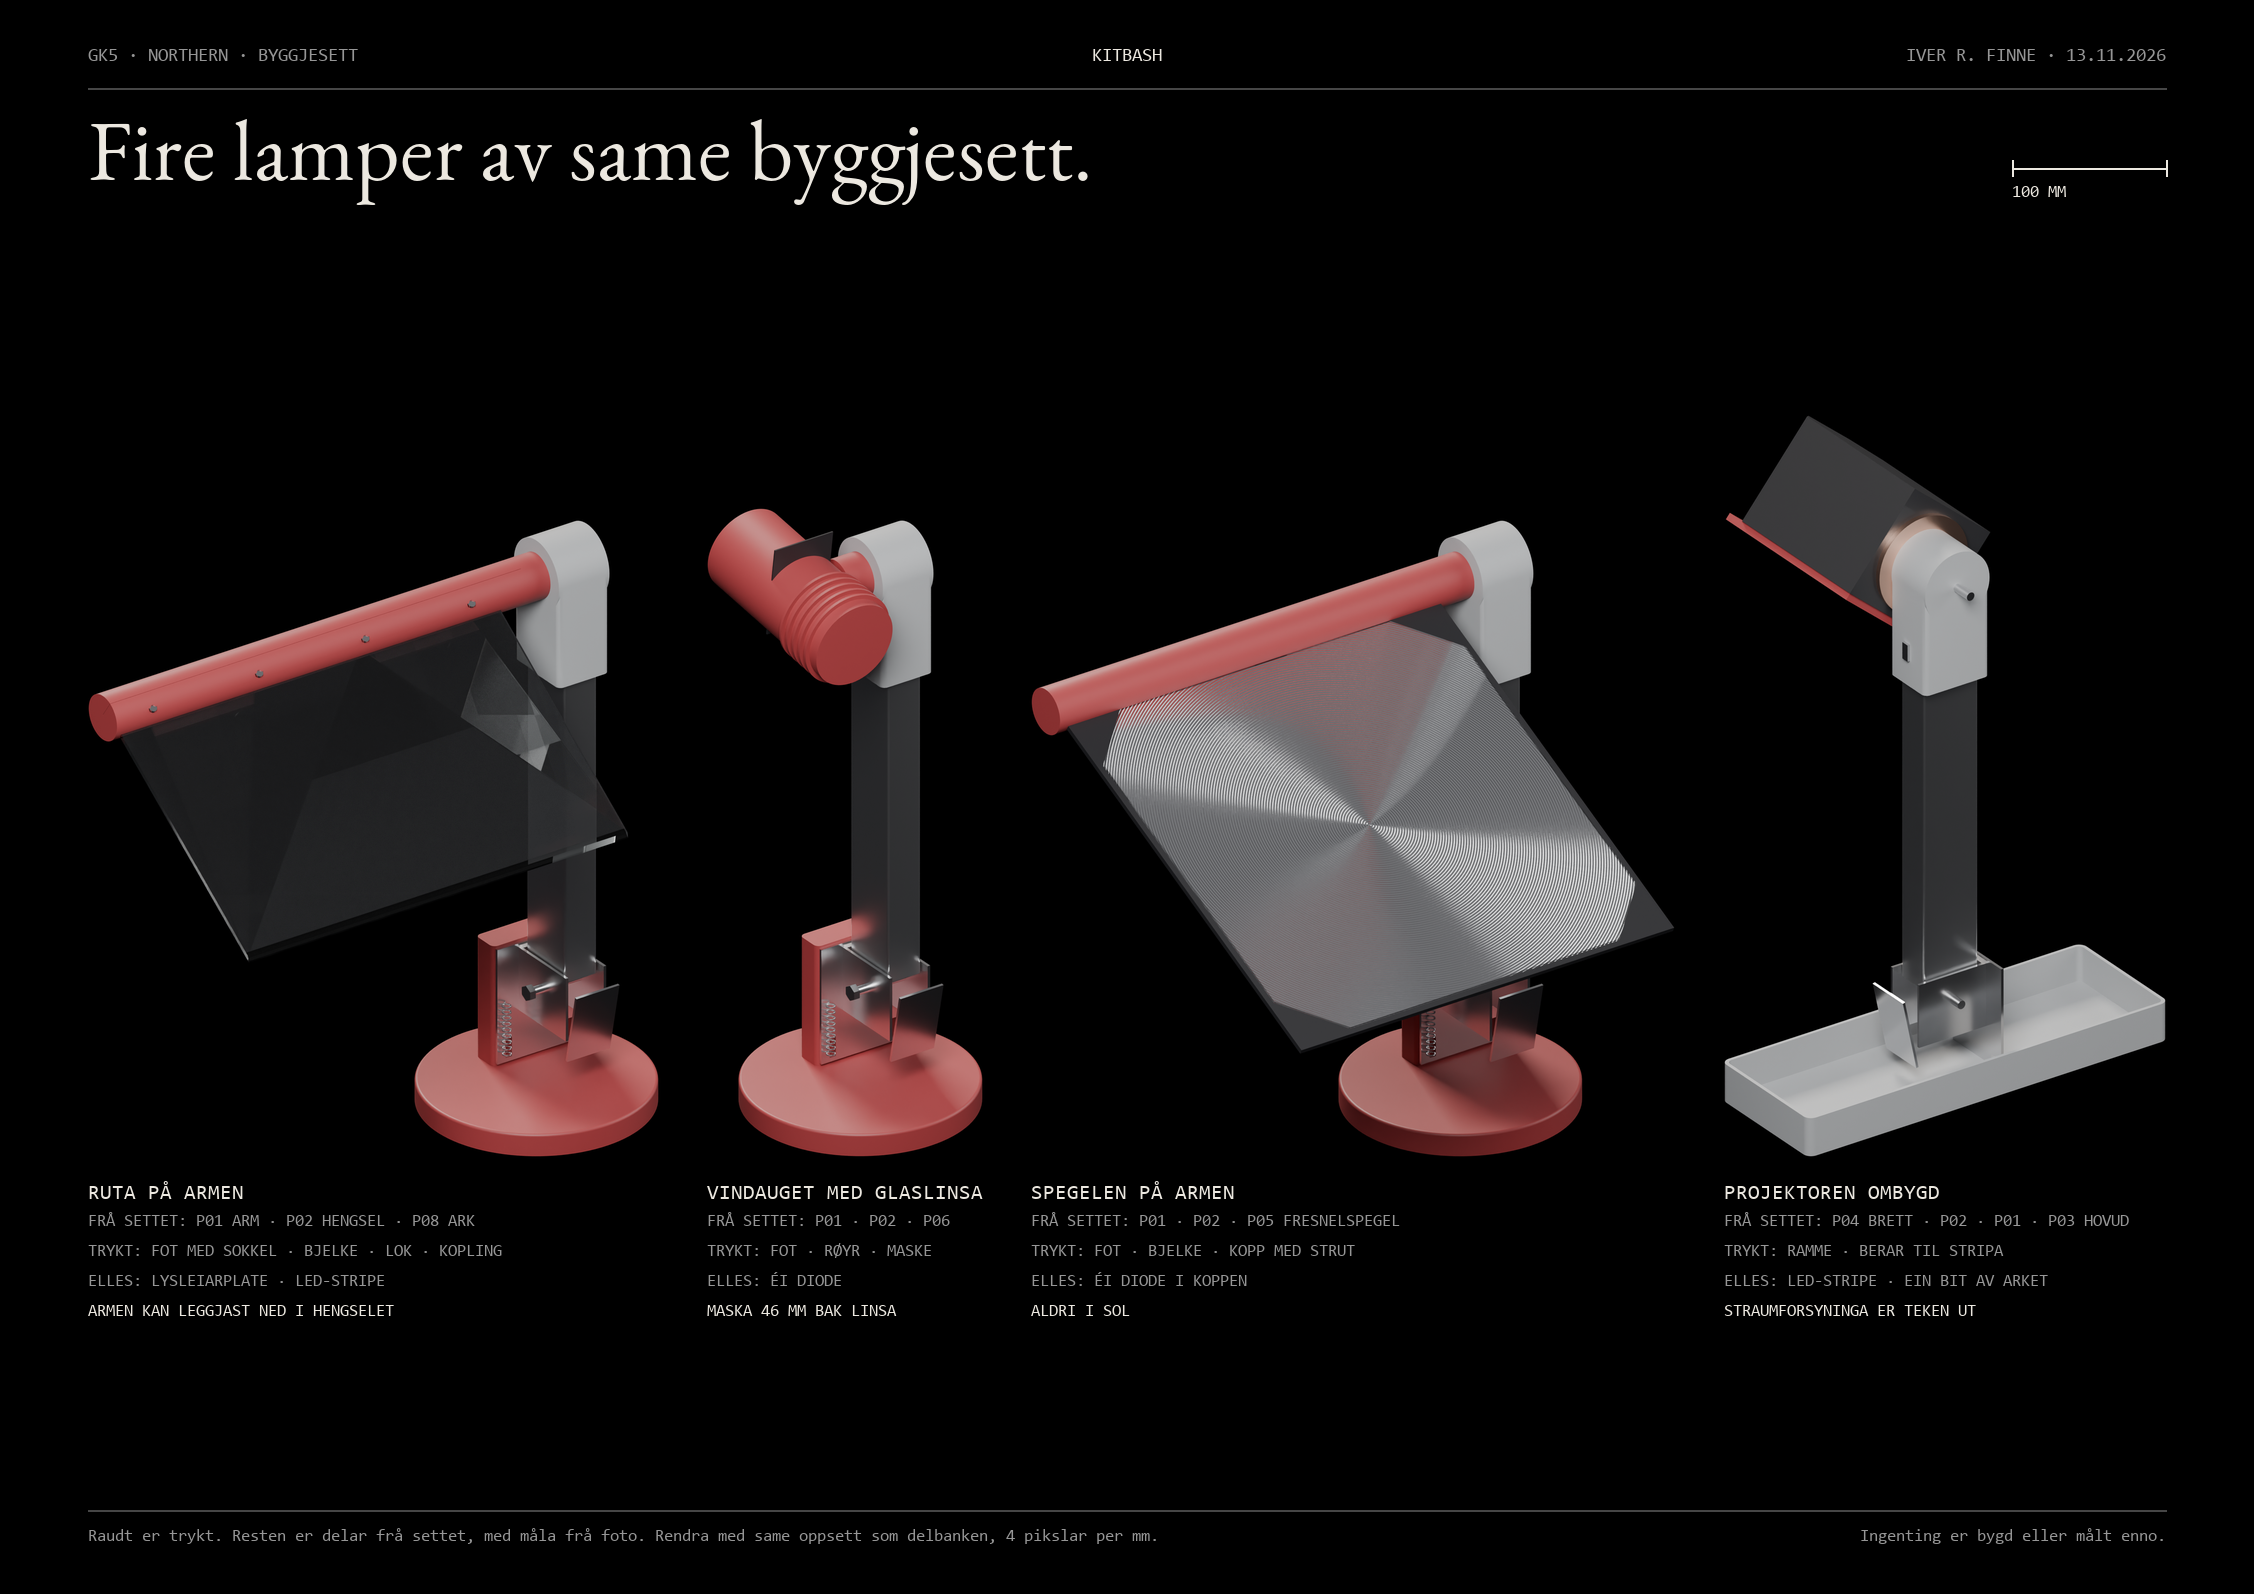

Reproduce this figure in Python.
# -*- coding: utf-8 -*-
"""
kitbash.py  ·  lamper sette saman av delane i byggjesettet (modell/byggjesett/) og trykte overgangsdelar

Delane frå settet blir lesne, ikkje endra: STL-filene og måla ligg i modell/byggjesett/. Dei trykte delane blir teikna
her (CadQuery) og skrivne til stl/. Kvar lampe blir ei scene i same format som settet sine, og blir rendra med settet sitt
eige Blender-oppsett (render_kitbash.py), ortografisk, med 4 pikslar per mm, så alt står i same målestokk som delbanken.

  python kitbash.py          skriv stl/ og scener.json
  python kitbash.py ark      set rendrane saman til kitbash.png

Origo er midt i foten på bordflata. x mot høgre, y bort frå brukaren, z opp. Måla på delane frå settet er anslag frå foto.
"""
import os, sys, math, json
import numpy as np

HER = os.path.dirname(os.path.abspath(__file__))
SETT = os.path.abspath(os.path.join(HER, '..', '..', '..', 'modell', 'byggjesett'))
sys.path.insert(0, SETT)
sys.path.insert(0, os.path.join(HER, '..', 'cad'))
STL = os.path.join(HER, 'stl')

def Rx(g): c, s = math.cos(math.radians(g)), math.sin(math.radians(g)); return np.array([[1, 0, 0, 0], [0, c, -s, 0], [0, s, c, 0], [0, 0, 0, 1.0]])
def Ry(g): c, s = math.cos(math.radians(g)), math.sin(math.radians(g)); return np.array([[c, 0, s, 0], [0, 1, 0, 0], [-s, 0, c, 0], [0, 0, 0, 1.0]])
def Rz(g): c, s = math.cos(math.radians(g)), math.sin(math.radians(g)); return np.array([[c, -s, 0, 0], [s, c, 0, 0], [0, 0, 1, 0], [0, 0, 0, 1.0]])
def T(x, y, z): m = np.eye(4); m[:3, 3] = (x, y, z); return m
def pkt(M, p): return (M @ np.array([p[0], p[1], p[2], 1.0]))[:3]

# ------------------------------------------------------------------ stativet: trykt fot, hengselet P02 og armen P01
FOT_D, FOT_H = 158.0, 16.0
AKSE = np.array([20.0, 0.0, FOT_H + 2.0 + 62.0])            # hengselaksen: festeplata rekk 62 mm ned frå aksen
M_ARM = T(*AKSE) @ Rz(-90) @ Ry(-90)                         # armen opp, tappen mot venstre (-x)
M_HENGSEL = T(*AKSE) @ Rz(90) @ Ry(-90)                      # hengselet snudd, så festeplata står bak armen
TAPP_INN = pkt(M_ARM, (304.5, -20.0, 0.0))                   # der tappen går ut av kappa
TAPP_UT = pkt(M_ARM, (304.5, -35.0, 0.0))
LEDD_H = TAPP_INN[2]                                         # høgda på dreieaksen i toppen av armen

def _stl_av(pid, under):
    for f in os.listdir(os.path.join(SETT, 'stl')):
        if f.startswith(pid + '_') and f.endswith('_' + under + '.stl'):
            return os.path.join(SETT, 'stl', f)
    raise KeyError((pid, under))

def fraa_settet(pid, M, berre=None, utan=(), del_=None):
    import delar as D
    ut = []
    for under, mesh, mat in D.del_(pid)[0]:
        if (berre and under not in berre) or under in utan: continue
        ut.append(dict(fil=_stl_av(pid, under), mat=mat, M=np.asarray(M).tolist(), del_=del_ or pid, under=under, _mesh=(mesh, np.asarray(M))))
    return ut

_TRYKT = {}
def trykt(namn, form, mat='trykt'):
    """Ein del teikna her, alt på plass. Blir skriven til stl/ éin gong."""
    import cadquery as cq
    from cadquery import exporters
    import trimesh
    os.makedirs(STL, exist_ok=True)
    fil = os.path.join(STL, namn + '.stl')
    if namn not in _TRYKT:
        exporters.export(form, fil, tolerance=0.03, angularTolerance=0.12); _TRYKT[namn] = trimesh.load(fil)
    return dict(fil=fil, mat=mat, M=np.eye(4).tolist(), del_='ny', under=namn, _mesh=(_TRYKT[namn], np.eye(4)))

def stativ():
    import cadquery as cq
    fot = cq.Workplane('XY').circle(FOT_D / 2).extrude(FOT_H).faces('>Z').edges().fillet(2.0)
    # sokkel bak hengselet: festeplata blir skrudd mot framsida av han
    sokkel = cq.Workplane('XY').box(70, 20, AKSE[2] + 24 - FOT_H, centered=(True, False, False)).translate((AKSE[0], AKSE[1] + 27.5, FOT_H))
    sokkel = sokkel.edges('|Z').fillet(4.0)
    return [trykt('stativ_fot', fot.union(sokkel))] + fraa_settet('P02', M_HENGSEL) + fraa_settet('P01', M_ARM)

# ------------------------------------------------------------------ K1: ruta på armen

def k1():
    import cadquery as cq
    import lampe as L
    D = {d[0]: d for d in L.delar(35.0)}
    dx = TAPP_UT[0] - 3.0 - L.X_BJ1; dy = TAPP_INN[1] - L.YB; dz = LEDD_H - L.AKSE_H
    fl = lambda f: f.translate((dx, dy, dz))
    kopling = cq.Workplane('YZ', origin=(TAPP_UT[0] - 3.0, 0, 0)).center(TAPP_INN[1], LEDD_H).circle(16).extrude(TAPP_INN[0] - TAPP_UT[0] + 3.0)
    ut = stativ()
    ut += [trykt('k1_bjelke', fl(D['07'][2])), trykt('k1_lok', fl(D['08'][2])), trykt('k1_kopling', kopling),
           trykt('k1_lysleiar', fl(D['09'][2]), 'glas'), trykt('k1_ark', fl(D['10'][2]), 'film'),
           trykt('k1_skruar', fl(D['E'][2]), 'stål')]
    return ut

# ------------------------------------------------------------------ K2: vindauget med glaslinsa

def k2():
    import cadquery as cq
    opp = 8.0                                   # røyret peikar mot veggen, 8° opp
    d = np.array([0.0, math.cos(math.radians(opp)), math.sin(math.radians(opp))])
    c = np.array([TAPP_UT[0] - 34.0, TAPP_INN[1], LEDD_H])              # midt i røyret, til venstre for kappa
    L_ROYR, D_Y, D_I = 120.0, 60.0, 50.0
    # røyret blir teikna langs z og lagt på plass: z -> d
    M = T(*c) @ Rx(-(90.0 - opp))
    def plass(f): return f.rotate((0, 0, 0), (1, 0, 0), -(90.0 - opp)).translate(tuple(c))
    royr = cq.Workplane('XY').circle(D_Y / 2).circle(D_I / 2).extrude(L_ROYR).translate((0, 0, -L_ROYR / 2))
    leppe = cq.Workplane('XY').circle(D_Y / 2).circle(19.0).extrude(3.0).translate((0, 0, L_ROYR / 2 - 3.0))        # held linsa
    bak = cq.Workplane('XY').circle(D_Y / 2).extrude(4.0).translate((0, 0, -L_ROYR / 2 - 4.0))
    ribber = None
    for i in range(5):
        r = cq.Workplane('XY').circle(D_Y / 2 + 3).circle(D_Y / 2 - 0.1).extrude(2.0).translate((0, 0, -L_ROYR / 2 + 4 + i * 7.0))
        ribber = r if ribber is None else ribber.union(r)
    spor = cq.Workplane('XY').box(54, 2.0, 40, centered=(True, True, False)).translate((0, 0, L_ROYR / 2 - 14 - 46 - 1)).rotate((0, 0, 0), (1, 0, 0), 0)
    hus = royr.union(leppe).union(bak).union(ribber)
    feste = cq.Workplane('YZ', origin=(TAPP_UT[0] - 4.0, 0, 0)).center(TAPP_INN[1], LEDD_H).circle(16).extrude(TAPP_INN[0] - TAPP_UT[0] + 4.0)
    # maska: ei tynn plate i eit spor 46 mm bak linsa, med ein flik ein kan ta i
    maske = cq.Workplane('XY').box(46, 66, 1.0, centered=(True, False, True)).translate((0, -43, L_ROYR / 2 - 14 - 46))
    ut = stativ() + [trykt('k2_hus', plass(hus)), trykt('k2_feste', feste), trykt('k2_maske', plass(maske), 'plast_svart')]
    # glaslinsa P06: flat side mot maska, kvelven ut mot veggen
    ut += fraa_settet('P06', M @ T(0, 0, L_ROYR / 2 - 14.0 - 3.0))
    return ut

# ------------------------------------------------------------------ K3: fresnelspegelen på armen

def k3():
    import cadquery as cq
    hell = 25.0
    t = math.radians(hell)
    s = np.array([0.0, -math.cos(t), -math.sin(t)]); n = np.array([0.0, -math.sin(t), math.cos(t)])     # ut i plata, og oversida
    xh = TAPP_UT[0] - 3.0                                   # høgre ende av bjelken
    Lb = 310.0
    akse = np.array([xh - Lb / 2, TAPP_INN[1], LEDD_H])
    bjelke = cq.Workplane('YZ', origin=(xh - Lb, 0, 0)).center(TAPP_INN[1], LEDD_H).circle(16).extrude(Lb)
    kopling = cq.Workplane('YZ', origin=(xh, 0, 0)).center(TAPP_INN[1], LEDD_H).circle(16).extrude(TAPP_INN[0] - xh)
    # plata: P05 ligg i xy med rillene opp. Her skal spegelsida ned mot bordet, og plata skal gå ut frå bjelken langs s
    senter = akse + s * (147.5 + 12.0)
    R = np.eye(4); R[:3, 0] = (1, 0, 0); R[:3, 1] = -s; R[:3, 2] = -n      # lokal y -> -s, lokal z (spegelsida) -> ned
    M5 = T(*senter) @ R
    # dioden: ein kopp 120 mm under midten av plata, festa med ein strut frå bjelken
    kp = senter - n * 120.0
    kopp = cq.Workplane('XY').circle(17).circle(13).extrude(26).translate((0, 0, -26))
    botn = cq.Workplane('XY').circle(17).extrude(3).translate((0, 0, -29))
    kopp = kopp.union(botn)
    vz = math.degrees(math.atan2(n[1], n[2]))               # koppen opnar seg langs n
    kopp = kopp.rotate((0, 0, 0), (1, 0, 0), -vz).translate(tuple(kp))
    a0 = akse + np.array([-Lb / 2 + 10.0, 0, 0]); a1 = kp + np.array([-17.0, 0, 0]) - n * 14.0
    v = a1 - a0; l = float(np.linalg.norm(v))
    strut = cq.Workplane('XY').circle(4.5).extrude(l)
    ax = np.cross([0, 0, 1], v / l); vk = math.degrees(math.acos(float(v[2] / l)))
    strut = strut.rotate((0, 0, 0), tuple(ax), vk).translate(tuple(a0))
    tverr = cq.Workplane('YZ', origin=(a1[0], 0, 0)).center(a1[1], a1[2]).circle(4.5).extrude(kp[0] - a1[0])
    led = cq.Workplane('XY').circle(11).extrude(1.5).translate((0, 0, -25)).rotate((0, 0, 0), (1, 0, 0), -vz).translate(tuple(kp))
    ut = stativ() + [trykt('k3_bjelke', bjelke), trykt('k3_kopling', kopling), trykt('k3_kopp', kopp.union(strut).union(tverr)),
                     trykt('k3_led', led, 'led')]
    ut += fraa_settet('P05', M5)
    return ut

# ------------------------------------------------------------------ K4: projektoren ombygd (brett, hengsel, arm og hovud frå settet)

def k4():
    import cadquery as cq
    import delar as D
    H4 = 28.0; zh = H4 + 27.5
    opp = Ry(-90)
    P = np.array([0.0, 6.0, zh])
    M1 = T(*P) @ opp
    pa = pkt(M1, (304.5, 20.0, 0.0))
    vipp = -140.0                                            # hovudet dreidd om si eiga lengdeakse: opninga ned og mot feltet til venstre
    MH = T(pa[0], pa[1] + 2.0, pa[2]) @ Rz(90) @ Rx(vipp)
    ut = fraa_settet('P04', np.eye(4), berre=('brett',)) + fraa_settet('P02', M1) + fraa_settet('P01', M1)
    ut += fraa_settet('P03', MH, berre=('hus', 'lager', 'lager_nav'))
    # trykt innsats: ramme over opninga (lokalt +z) som held ein bit av arket, og ein berar til LED-stripa inni
    ramme = cq.Workplane('XY').box(136, 74, 5, centered=(False, True, False)).translate((2, 0, 40)) \
        .cut(cq.Workplane('XY').box(120, 58, 7, centered=(False, True, False)).translate((10, 0, 39)))
    ark = cq.Workplane('XY').box(124, 62, 0.4, centered=(False, True, False)).translate((8, 0, 42))
    led = cq.Workplane('XY').box(110, 8, 2, centered=(False, True, False)).translate((15, 0, 8))
    def plass(f):
        return f.rotate((0, 0, 0), (1, 0, 0), vipp).rotate((0, 0, 0), (0, 0, 1), 90).translate((pa[0], pa[1] + 2.0, pa[2]))
    ut += [trykt('k4_ramme', plass(ramme)), trykt('k4_ark', plass(ark), 'film'), trykt('k4_led', plass(led), 'led')]
    return ut

LAMPER = {
    'k1': dict(fn=k1, namn='Ruta på armen', tekst=['FRÅ SETTET: P01 ARM · P02 HENGSEL · P08 ARK', 'TRYKT: FOT MED SOKKEL · BJELKE · LOK · KOPLING',
                                                      'ELLES: LYSLEIARPLATE · LED-STRIPE', 'ARMEN KAN LEGGJAST NED I HENGSELET']),
    'k2': dict(fn=k2, namn='Vindauget med glaslinsa', tekst=['FRÅ SETTET: P01 · P02 · P06', 'TRYKT: FOT · RØYR · MASKE',
                                                                'ELLES: ÉI DIODE', 'MASKA 46 MM BAK LINSA']),
    'k3': dict(fn=k3, namn='Spegelen på armen', tekst=['FRÅ SETTET: P01 · P02 · P05 FRESNELSPEGEL', 'TRYKT: FOT · BJELKE · KOPP MED STRUT',
                                                          'ELLES: ÉI DIODE I KOPPEN', 'ALDRI I SOL']),
    'k4': dict(fn=k4, namn='Projektoren ombygd', tekst=['FRÅ SETTET: P04 BRETT · P02 · P01 · P03 HOVUD', 'TRYKT: RAMME · BERAR TIL STRIPA',
                                                           'ELLES: LED-STRIPE · EIN BIT AV ARKET', 'STRAUMFORSYNINGA ER TEKEN UT']),
}

def scene(k):
    import trimesh
    ob = LAMPER[k]['fn']()
    alle = []
    for o in ob:
        m, M = o.pop('_mesh'); mm = m.copy(); mm.apply_transform(M); alle.append(mm)
        if o['del_'] == 'P08': o['del_'] = 'ark'
    lo, hi = trimesh.util.concatenate(alle).bounds
    return dict(objekt=ob, lo=lo.tolist(), hi=hi.tolist(), prover=40, storleik=[1600, 1000], baklys=False,
                kamera=dict(mal=((lo + hi) / 2).tolist(), azimut=-35, elevasjon=28, lens=50, faktor=1.0), delbank=dict(px_per_mm=4))

if __name__ == '__main__':
    try: sys.stdout.reconfigure(encoding='utf-8')
    except Exception: pass
    if sys.argv[1:2] == ['ark']:
        from PIL import Image, ImageDraw, ImageFont
        sys.path.insert(0, os.path.join(HER, '..', '..', 'lysskisse'))
        os.environ.setdefault('LYSSKISSE_POLGE', '0')
        import lysskisse as ls
        W, H = 2254, 1594; S = 2.0
        ark = Image.new('RGB', (W, H), (0, 0, 0)); dr = ImageDraw.Draw(ark)
        mono = lambda px: ImageFont.truetype('consola.ttf', px)
        graa, kvit = (150, 150, 150), (236, 232, 224)
        dr.text((88, 46), 'GK5 · NORTHERN · BYGGJESETT', font=mono(19), fill=graa)
        t = 'KITBASH'; dr.text(((W - dr.textlength(t, font=mono(19))) / 2, 46), t, font=mono(19), fill=kvit)
        t = 'IVER R. FINNE · 13.11.2026'; dr.text((W - 88 - dr.textlength(t, font=mono(19)), 46), t, font=mono(19), fill=graa)
        dr.line([88, 88, W - 88, 88], fill=(70, 70, 70), width=2)
        dr.text((88, 118), 'Fire lamper av same byggjesett.', font=ls._font(86), fill=kvit)
        meta = {k: json.load(open(os.path.join(HER, 'render', k + '.json'), encoding='utf-8')) for k in LAMPER}
        ims = {k: Image.open(os.path.join(HER, 'render', k + '.png')).convert('RGBA') for k in LAMPER}
        mx = max(m['hogd_mm'] for m in meta.values()); bx = sum(m['breidd_mm'] for m in meta.values())
        sk = min((H - 250 - 330) / mx, (W - 176 - 3 * 50) / bx)                     # px på arket per mm
        x = 88; y_botn = 230 + (H - 100 - 230 - int(mx * sk) - 150) // 2 + int(mx * sk)
        for k, L_ in LAMPER.items():
            m = meta[k]; im = ims[k]
            f = sk / m['px_per_mm']
            im = im.resize((max(1, int(im.width * f)), max(1, int(im.height * f))), Image.LANCZOS)
            cw = int(m['breidd_mm'] * sk)
            ark.paste(im, (x - int(m['marg'] * f), y_botn - im.height + int(m['marg'] * f)), im)
            dr.text((x, y_botn + 26), L_['namn'].upper(), font=mono(21), fill=kvit)
            for i, tx in enumerate(L_['tekst']):
                dr.text((x, y_botn + 26 + 30 * (i + 1)), tx, font=mono(17), fill=kvit if i == 3 else graa)
            x += cw + 50
        lx = int(100 * sk); ys = 168
        dr.line([W - 88 - lx, ys, W - 88, ys], fill=kvit, width=2)
        for xx in (W - 88 - lx, W - 88): dr.line([xx, ys - 8, xx, ys + 8], fill=kvit, width=2)
        dr.text((W - 88 - lx, ys + 16), '100 MM', font=mono(17), fill=kvit)
        dr.line([88, H - 84, W - 88, H - 84], fill=(70, 70, 70), width=2)
        dr.text((88, H - 66), 'Raudt er trykt. Resten er delar frå settet, med måla frå foto. Rendra med same oppsett som delbanken, 4 pikslar per mm.', font=mono(17), fill=graa)
        t = 'Ingenting er bygd eller målt enno.'; dr.text((W - 88 - dr.textlength(t, font=mono(17)), H - 66), t, font=mono(17), fill=graa)
        ark.save(os.path.join(HER, 'kitbash.png')); print('kitbash.png', ark.size, 'målestokk %.2f px/mm' % sk)
    else:
        ut = {}
        for k in LAMPER:
            ut[k] = scene(k); lo, hi = ut[k]['lo'], ut[k]['hi']
            print('%s %-26s %2d objekt  %4.0f x %4.0f x %4.0f mm' % (k, LAMPER[k]['namn'], len(ut[k]['objekt']), hi[0] - lo[0], hi[1] - lo[1], hi[2] - lo[2]), flush=True)
        json.dump(ut, open(os.path.join(HER, 'scener.json'), 'w', encoding='utf-8'), ensure_ascii=False, indent=1)
        print('dreieaksen i toppen av armen står %.0f mm over bordet' % LEDD_H)
